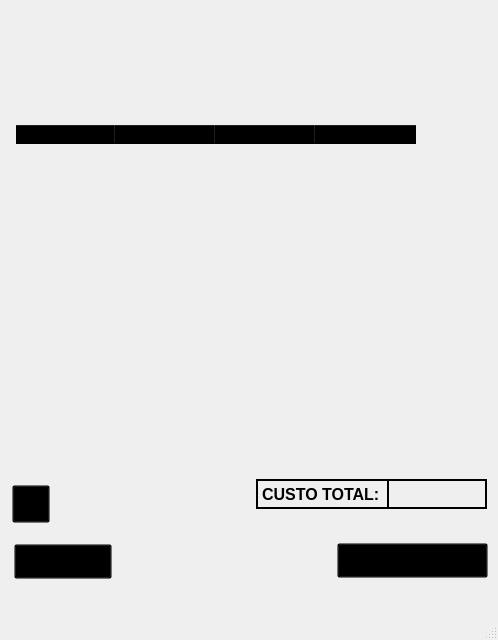
<?xml version="1.0" encoding="UTF-8"?>
<ui version="4.0">
 <class>MainWindow</class>
 <widget class="QMainWindow" name="MainWindow">
  <property name="geometry">
   <rect>
    <x>0</x>
    <y>0</y>
    <width>498</width>
    <height>640</height>
   </rect>
  </property>
  <property name="windowTitle">
   <string>Carrinho de Compras</string>
  </property>
  <widget class="QWidget" name="centralwidget">
   <widget class="QTableWidget" name="tableWidget">
    <property name="geometry">
     <rect>
      <x>16</x>
      <y>125</y>
      <width>472</width>
      <height>354</height>
     </rect>
    </property>
    <property name="styleSheet">
     <string notr="true">background-color: transparent;
</string>
    </property>
    <property name="frameShape">
     <enum>QFrame::NoFrame</enum>
    </property>
    <property name="frameShadow">
     <enum>QFrame::Sunken</enum>
    </property>
    <property name="lineWidth">
     <number>0</number>
    </property>
    <property name="midLineWidth">
     <number>3</number>
    </property>
    <property name="editTriggers">
     <set>QAbstractItemView::NoEditTriggers</set>
    </property>
    <attribute name="horizontalHeaderVisible">
     <bool>true</bool>
    </attribute>
    <attribute name="horizontalHeaderCascadingSectionResizes">
     <bool>false</bool>
    </attribute>
    <attribute name="horizontalHeaderDefaultSectionSize">
     <number>100</number>
    </attribute>
    <attribute name="verticalHeaderVisible">
     <bool>false</bool>
    </attribute>
    <column>
     <property name="text">
      <string>NOME PRODUTO</string>
     </property>
     <property name="font">
      <font>
       <pointsize>10</pointsize>
       <weight>75</weight>
       <bold>true</bold>
      </font>
     </property>
    </column>
    <column>
     <property name="text">
      <string>QTD.</string>
     </property>
     <property name="font">
      <font>
       <pointsize>10</pointsize>
       <weight>75</weight>
       <bold>true</bold>
      </font>
     </property>
    </column>
    <column>
     <property name="text">
      <string>PREÇO UNI.</string>
     </property>
     <property name="font">
      <font>
       <pointsize>10</pointsize>
       <weight>75</weight>
       <bold>true</bold>
      </font>
     </property>
    </column>
    <column>
     <property name="text">
      <string>VALOR TOTAL</string>
     </property>
     <property name="font">
      <font>
       <pointsize>10</pointsize>
       <weight>75</weight>
       <bold>true</bold>
      </font>
     </property>
    </column>
   </widget>
   <widget class="QPushButton" name="pushButton_6">
    <property name="geometry">
     <rect>
      <x>337</x>
      <y>543</y>
      <width>151</width>
      <height>35</height>
     </rect>
    </property>
    <property name="cursor">
     <cursorShape>OpenHandCursor</cursorShape>
    </property>
    <property name="styleSheet">
     <string notr="true">background-color: transparent;</string>
    </property>
    <property name="text">
     <string/>
    </property>
   </widget>
   <widget class="QPushButton" name="pushButton_7">
    <property name="geometry">
     <rect>
      <x>12</x>
      <y>485</y>
      <width>38</width>
      <height>38</height>
     </rect>
    </property>
    <property name="cursor">
     <cursorShape>OpenHandCursor</cursorShape>
    </property>
    <property name="styleSheet">
     <string notr="true">background-color: transparent;</string>
    </property>
    <property name="text">
     <string/>
    </property>
   </widget>
   <widget class="QLabel" name="label_2">
    <property name="geometry">
     <rect>
      <x>256</x>
      <y>479</y>
      <width>133</width>
      <height>30</height>
     </rect>
    </property>
    <property name="font">
     <font>
      <pointsize>12</pointsize>
      <weight>75</weight>
      <bold>true</bold>
     </font>
    </property>
    <property name="frameShape">
     <enum>QFrame::Box</enum>
    </property>
    <property name="lineWidth">
     <number>2</number>
    </property>
    <property name="text">
     <string>CUSTO TOTAL:</string>
    </property>
   </widget>
   <widget class="QLabel" name="label_4">
    <property name="geometry">
     <rect>
      <x>387</x>
      <y>479</y>
      <width>100</width>
      <height>30</height>
     </rect>
    </property>
    <property name="font">
     <font>
      <pointsize>12</pointsize>
      <weight>75</weight>
      <bold>true</bold>
     </font>
    </property>
    <property name="frameShape">
     <enum>QFrame::Box</enum>
    </property>
    <property name="lineWidth">
     <number>2</number>
    </property>
    <property name="text">
     <string/>
    </property>
   </widget>
   <widget class="QPushButton" name="pushButton_8">
    <property name="geometry">
     <rect>
      <x>14</x>
      <y>544</y>
      <width>98</width>
      <height>35</height>
     </rect>
    </property>
    <property name="cursor">
     <cursorShape>OpenHandCursor</cursorShape>
    </property>
    <property name="styleSheet">
     <string notr="true">background-color: transparent;</string>
    </property>
    <property name="text">
     <string/>
    </property>
   </widget>
   <widget class="QLabel" name="label">
    <property name="geometry">
     <rect>
      <x>0</x>
      <y>0</y>
      <width>500</width>
      <height>600</height>
     </rect>
    </property>
    <property name="text">
     <string/>
    </property>
    <property name="pixmap">
     <pixmap>../Telas TRAB/Carrinho de Compras.png</pixmap>
    </property>
    <property name="scaledContents">
     <bool>true</bool>
    </property>
   </widget>
   <zorder>label</zorder>
   <zorder>tableWidget</zorder>
   <zorder>pushButton_6</zorder>
   <zorder>pushButton_7</zorder>
   <zorder>label_2</zorder>
   <zorder>label_4</zorder>
   <zorder>pushButton_8</zorder>
  </widget>
  <widget class="QMenuBar" name="menubar">
   <property name="geometry">
    <rect>
     <x>0</x>
     <y>0</y>
     <width>498</width>
     <height>21</height>
    </rect>
   </property>
  </widget>
  <widget class="QStatusBar" name="statusbar"/>
 </widget>
 <resources/>
 <connections/>
</ui>
